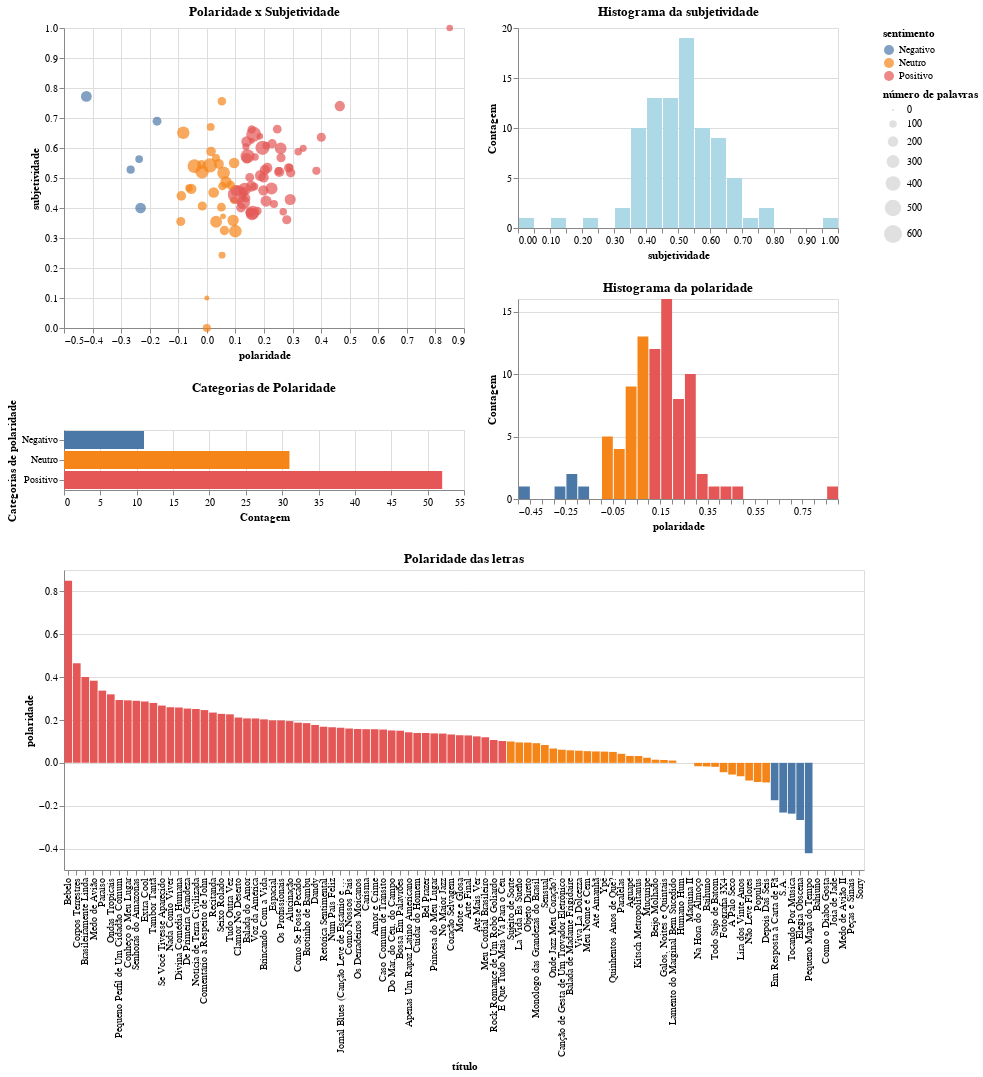

The code cell stored with this chart in its notebook:
### Code cell
# visualização interativa

brush = alt.selection(type='interval')

pts = alt.selection(type="interval", encodings=["x"])

points = alt.Chart(df).mark_circle().encode(
    x='polaridade:Q',
    y='subjetividade:Q',
    color=alt.condition(brush, 'sentimento:N', alt.value('lightgray')),
    tooltip=['título','polaridade','subjetividade','letra'],
    size='número de palavras:Q'
).properties(    
    title = 'Polaridade x Subjetividade'
).add_selection(
    brush
).transform_filter(
    pts
)

bars = alt.Chart(df).mark_bar().encode(
    y=alt.Y('sentimento:N', title = 'Categorias de polaridade'),
    color='sentimento:N',
    x=alt.X('count(sentimento):Q', title = 'Contagem'),
    tooltip = [alt.Tooltip('count():Q', title='Contagem')],
).properties(    
    title = 'Categorias de Polaridade'
).transform_filter(
    brush
).transform_filter(
    pts
)

hist_pol = alt.Chart(df).mark_bar().encode(
    x = alt.X("polaridade:Q", bin=alt.Bin(maxbins=30),title = 'polaridade'),
    y =alt.Y('count()',title='Contagem'),
    tooltip = [alt.Tooltip('count():Q', title='Contagem')],
    color = alt.condition(pts, 'sentimento:N', alt.value("lightgray"))
).properties(    
    width = 320,
    height = 200,
    title = 'Histograma da polaridade'
).add_selection(pts)


hist_sub = alt.Chart(df).mark_bar().encode(
    x = alt.X("subjetividade:Q", bin=alt.Bin(maxbins=30),title = 'subjetividade'),
    y =alt.Y('count()',title = 'Contagem'),
    tooltip = [alt.Tooltip('count():Q', title='Contagem')],
    color = alt.condition(pts, alt.value("lightblue"), alt.value("lightgray"))
).properties(    
    width = 320,
    height = 200,
    title = 'Histograma da subjetividade'
).add_selection(pts)

sent = alt.hconcat(
    points & bars,
    hist_pol & hist_sub,
    data=df
)

pol = alt.Chart(df).mark_bar().encode(
    y="polaridade:Q",
    x= alt.X("título:O", sort = alt.EncodingSortField(field="polaridade", order='descending')),
    tooltip = ['título','polaridade','letra'],
    color= 'sentimento'
).properties(
    width=800,
    height = 300,
    title = 'Polaridade das letras'
).transform_filter(
    pts
)

sent = ((points & bars) | (hist_sub & hist_pol)) & pol
sent.properties(title = 'Análise de Sentimentos')
file = 'analise_sentimentos.html'
filepath = os.path.join(viz_path, file)
sent.save(filepath)
sent
